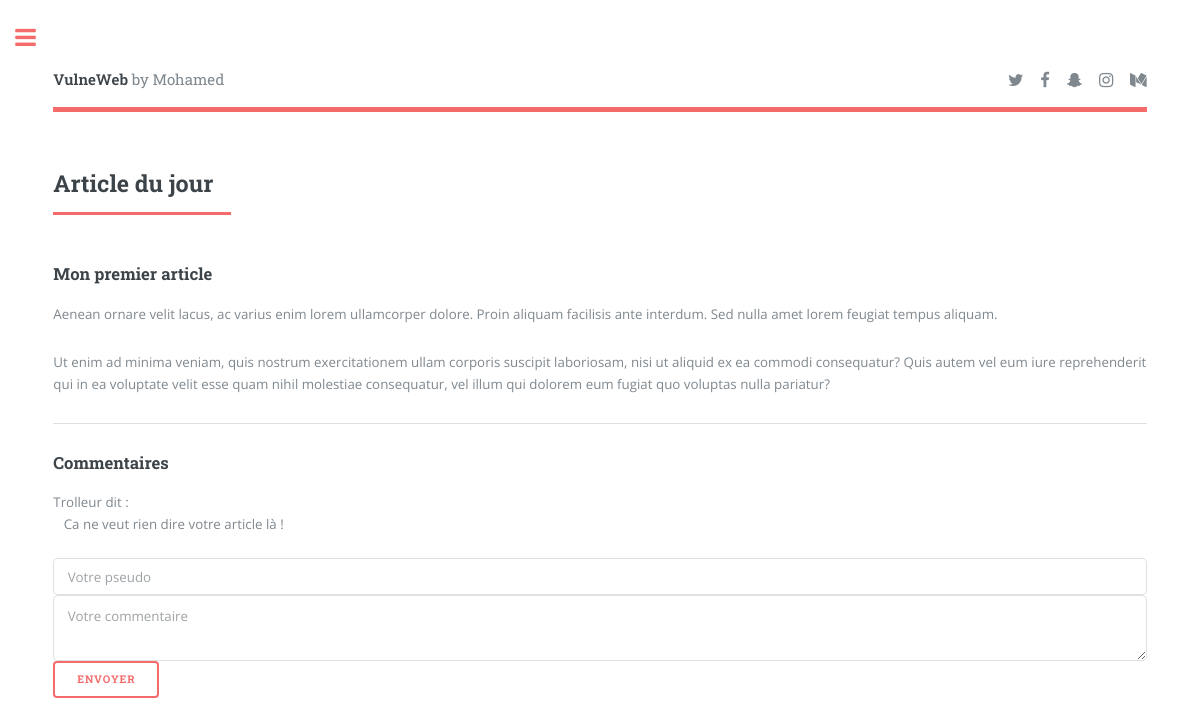
Screenshot of /article.php?id=1 with the database file from the repository.
### tables this page shows
CREATE TABLE `articles` (
  `id` int(11) NOT NULL,
  `idauteur` int(11) NOT NULL,
  `titre` varchar(255) NOT NULL,
  `contenu` varchar(5000) NOT NULL
);

CREATE TABLE `commentaires` (
  `id` int(11) NOT NULL,
  `idarticle` int(11) NOT NULL,
  `pseudo` varchar(255) NOT NULL,
  `commentaire` varchar(255) NOT NULL
);

### article.php (the view, shortened to what this page needs)
<!DOCTYPE HTML>
<html>
	<head>
		<link rel="stylesheet" href="assets/css/main.css" />
	</head>
	<body>
			<div id="wrapper">
					<div id="main">
						<div class="inner">
								<header id="header">
									<a href="index.php" class="logo"><strong>VulneWeb</strong> by Mohamed</a>
									<ul class="icons">
										<li><a href="#" class="icon fa-twitter"><span class="label">Twitter</span></a></li>
										<li><a href="#" class="icon fa-facebook"><span class="label">Facebook</span></a></li>
										<li><a href="#" class="icon fa-snapchat-ghost"><span class="label">Snapchat</span></a></li>
										<li><a href="#" class="icon fa-instagram"><span class="label">Instagram</span></a></li>
										<li><a href="#" class="icon fa-medium"><span class="label">Medium</span></a></li>
									</ul>
								</header>
							<?php
								if(isset($_POST['query'])) {
									echo "Vous avez cherché : " . $_POST['query'];
								} else { ?>
								<section>
									<header class="major">
										<h2>Article du jour</h2>
									</header>
										<article>
											<div class="content">
											<?php
												if(!isset($_GET['id'])) {
													if(isset($_GET['page'])) {
														include($_GET['page']);
													}
													else {
														die("Aucun article ou page sélectionné(e).");
													}
												} else {
													$mysqli = new mysqli("localhost", "demoutilisateur", "Mdp@Ass3zSécuris3", "demobdd");
													$mysqli->set_charset("utf8");
													$rowsarticles=$mysqli->query("SELECT * FROM `articles` WHERE id=" . $_GET['id'] . " LIMIT 1");
													if ($rowsarticles->num_rows==0) {
														echo "Aucun article à afficher.";
													}
													else if($row = $rowsarticles->fetch_array()) {
														?>
														<?php
															echo "<h3>" . $row['titre'] . "</h3>";
															echo $row['contenu'];
														?>
											  <?php }?>
									      <?php } ?>
											</div>
										</article>
										<hr>
										<div>
											<h3>Commentaires</h3>
											<?php
												$rowscommentaires=$mysqli->query("SELECT * FROM `commentaires` WHERE idarticle=" . $_GET['id']);
												if ($rowscommentaires->num_rows==0) {
													echo "Aucun commentaire";
												} else {
													while($row = $rowscommentaires->fetch_array())
													{
														echo $row['pseudo'] . " dit : <br>";
														echo "&nbsp;&nbsp;&nbsp;" . $row['commentaire'];
														echo "<br><br>";
													}
												}
											?>
											<form method="post" action="#">
												<input type="text" name="pseudo" placeholder="Votre pseudo"/>
												<textarea name="commentaire" placeholder="Votre commentaire"></textarea>
												<input type="submit" value="Envoyer"/>
											</form>
										</div>
								</section>
								<?php } ?>
						</div>
					</div>
			</div>
	</body>
</html>

### rows the page displays
articles: titre "Mon premier article", contenu "Aenean ornare velit lacus, ac varius enim lorem ullamcorper dolore. Proin aliquam facilisis ante interdum. Sed nulla amet lorem feugiat tempus aliquam. Ut enim ad minima veniam, quis nostrum exercitationem ullam corporis suscipit laboriosam, nisi ut aliquid ex ea commodi consequatur? Quis autem vel eum iure reprehenderit qui in ea voluptate velit esse quam nihil molestiae consequatur, vel illum qui dolorem eum fugiat quo voluptas nulla pariatur?"
commentaires: pseudo "Trolleur", commentaire "Ca ne veut rien dire votre article là !"
